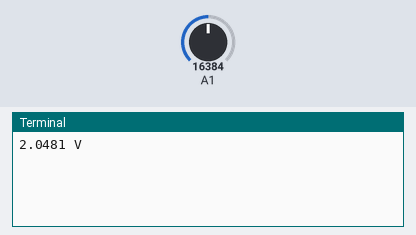
The program below on a simulated Raspberry Pi (BCM pin numbers) with a GrovePi and a Grove Base HAT. On the bench: the last lines printed to the terminal. Inputs (shaded band) come from the test bench; at power-on: A1 = 16384 (analog values on the 0–32767 scale).

Above: at 1.2 s.
1.3 s: A1 set to 22936
At 2.6 s:
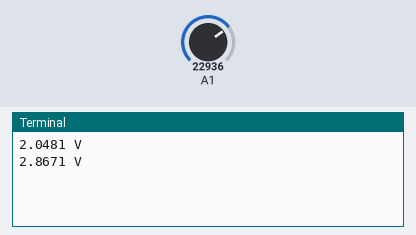
2.8 s: A1 set to 28834
At 4.4 s:
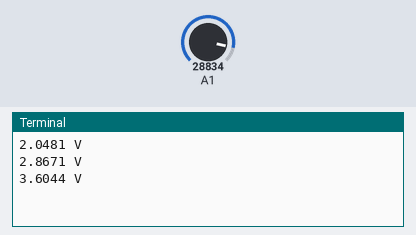
Timing chart, 0 to 5.9 s (numbered marks = the images above; inputs shaded):
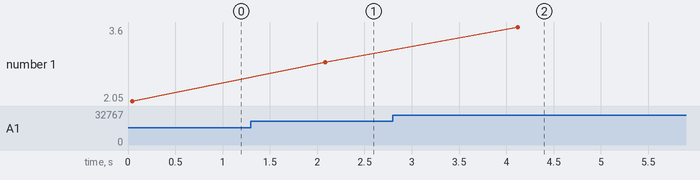

The program:

phtest.py
```python
import board
import busio
import time
import sys
import adafruit_ads1x15.ads1115 as ADS
from adafruit_ads1x15.analog_in import AnalogIn

# Setup
i2c = busio.I2C(board.SCL, board.SDA)
ads = ADS.ADS1115(i2c)

while True:
    buf = list()

    for i in range(10): # Take 10 samples
        buf.append(AnalogIn(ads, ADS.P1).voltage)
    buf.sort() # Sort samples and discard highest and lowest
    buf = buf[2:-2]
    avg = (sum(map(float,buf))/6) # Get average value from remaining 6

    print(round(avg,4),'V')
    time.sleep(2)

# import time
# from grovepi import *

# # Connect the PH-4502C pH sensor to analog port A4
# sensor = 4


# # Read the analog voltage output from the sensor
# def read_voltage():
#     voltage = analogRead(sensor)
#     if voltage == -1:
#         return None
#     else:
#         return voltage / 1023.0 * 5.0

# # Continuously read and print the voltage output
# while True:
#     voltage = read_voltage()
#     if voltage is not None:
#         ph = voltage_to_ph(voltage)
#         print("Voltage: %.2f V, pH: %.2f" % (voltage, ph))
#     time.sleep(1)
#     # except KeyboardInterrupt:
#     #     print("Exiting...")
#     #     break
#     # except IOError:
#     #     print("Error: Unable to read analog value")

# import time
# from grove.i2c import Bus
# from grove.adc import ADC

# # Connect the PH-4502C pH sensor to the Grove Base Hat ADC channel A0
# adc = ADC(busnum=1, address=0x48)
# channel = 4

# # Calibration parameters for the pH sensor
# pH_7 = 1.81  # Voltage output of the sensor at pH 7
# slope = -0.247  # Slope of the linear equation relating pH to voltage

# # Read the analog voltage output from the sensor and convert it into a pH value
# def read_ph():
#     voltage = adc.read_voltage(channel)
#     pH = slope * (voltage - pH_7) + 7.0
#     return pH

# # Continuously read and print the pH value
# while True:
#     pH = read_ph()
#     print("pH value: ", pH)
#     time.sleep(1)

# import time
# import grovepi

# # Setup ADC
# grovepi.pinMode(4,"INPUT")

# def read_voltage():
#     # Read voltage from ADC
#     sensor = 4
#     time.sleep(0.1) # add delay
#     sensor_value = grovepi.analogRead(sensor)
#     # Convert ADC value to voltage
#     voltage = (float)(sensor_value * 5) / 1024
#     return voltage

# def read_ph():
#     # Read pH value from sensor
#     voltage = read_voltage()
#     ph = 3.5 * voltage - 1.75
#     return ph

# if __name__ == '__main__':
#     print('\n\n\n')
#     print('---- Raspberry Pi Grove Base Hat pH4502C Calibration ----')
#     input('Press Enter once you have connected the sensor to A4...')
#     print('Starting readings. Press CTRL+C to stop...')
#     try:
#         while True:
#             volt = read_voltage()
#             ph = read_ph()
#             print('Voltase: ', volt)
#             print('pH:', round(ph, 2))
#             time.sleep(2)
#     except KeyboardInterrupt:
#         pass
```

Measured:
- after the input at 1.3 s, the terminal: prints a new line after 0.78 s (image 1)
- after the input at 2.8 s, the terminal: prints a new line after 1.3 s (image 2)
- plotted number 1: 2.05 → 2.87 after the input at 1.3 s, 2.87 → 3.6 after the input at 2.8 s
